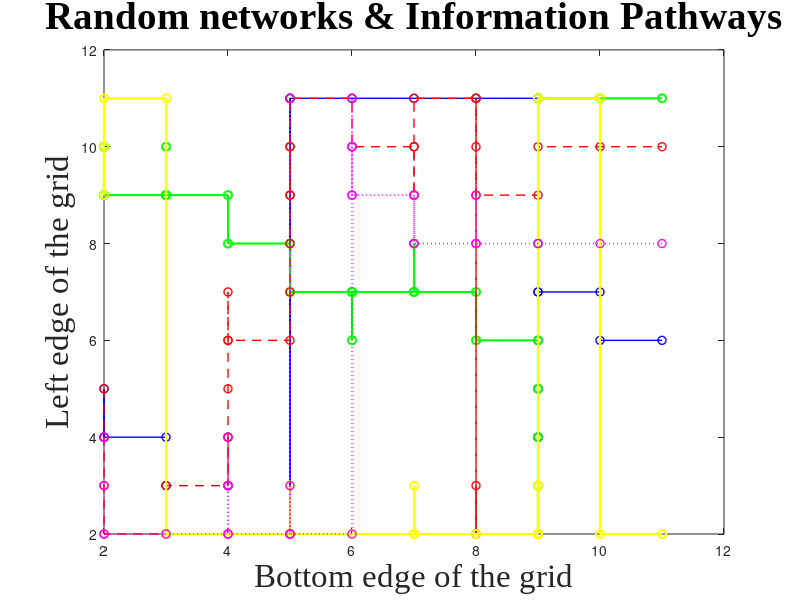

The MATLAB script that drew this image:
color = ['b';'g';'r';'y';'m'];
line_style = {'-'; '-'; '--'; '-';':'};
line_width = [1;1.5;1;1.5;1];
for j = 1:5
    x = 2;
    y = randi([2 11]);
    path_x = (x);
    path_y = (y);
    %1 = above, 2 = below, 3 = right, 4 = stay
    while (x ~= 11) %Incorporate 'person doesn't transmit' condition inside
        arr = rand(1,4);
        arr = arr/sum(arr);
        [m,i] = max(arr);
        if i~=4
            if (y==11)
                if i==1
                    y = 2;
                    path_y = cat(1,path_y,y);
                    path_x = cat(1,path_x, x);
                elseif i==2
                    y = y - 1;
                    path_y = cat(1,path_y,y);
                    path_x = cat(1,path_x,x);
                else
                    x = x + 1;
                    path_y = cat(1,path_y,y);
                    path_x = cat(1,path_x,x);
                end
            elseif (y==2)
                if i==2
                    y = 11;
                    path_y = cat(1,path_y,y);
                    path_x = cat(1,path_x,x);
                elseif i==1
                    y = y + 1;
                    path_y = cat(1,path_y,y);
                    path_x = cat(1,path_x,x);
                else
                    x = x + 1;
                    path_y = cat(1,path_y,y);
                    path_x = cat(1,path_x,x);
                end
            else
                if i==2
                    y = y - 1;
                    path_y = cat(1,path_y,y);
                    path_x = cat(1,path_x,x);
                elseif i==1
                    y = y + 1;
                    path_y = cat(1,path_y,y);
                    path_x = cat(1,path_x,x);
                else
                    x = x + 1;
                    path_y = cat(1,path_y,y);
                    path_x = cat(1,path_x,x);
                end
            end
        end
    end
    %figure
    plot(path_x,path_y, 'Marker', 'o', 'color', color(j), 'linestyle', line_style{j}, 'LineWidth', line_width(j))
    title('Random networks & Information Pathways', 'FontSize', 28, 'FontName', 'Times New Roman')
    xlabel('Bottom edge of the grid', 'FontSize', 24, 'FontName', 'Times New Roman')
    ylabel('Left edge of the grid', 'FontSize', 24, 'FontName', 'Times New Roman')
    %ln.LineWidth = 2;
    %ln.Color = [0 0.5 0.5];
    %ln.Marker = 'o';
    %ln.MarkerEdgeColor = color(j);
    hold on
end
hold off